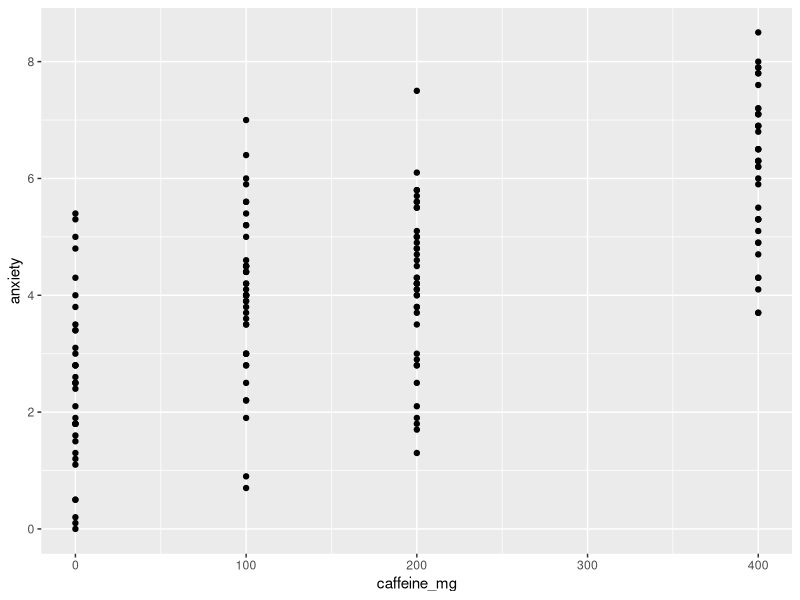
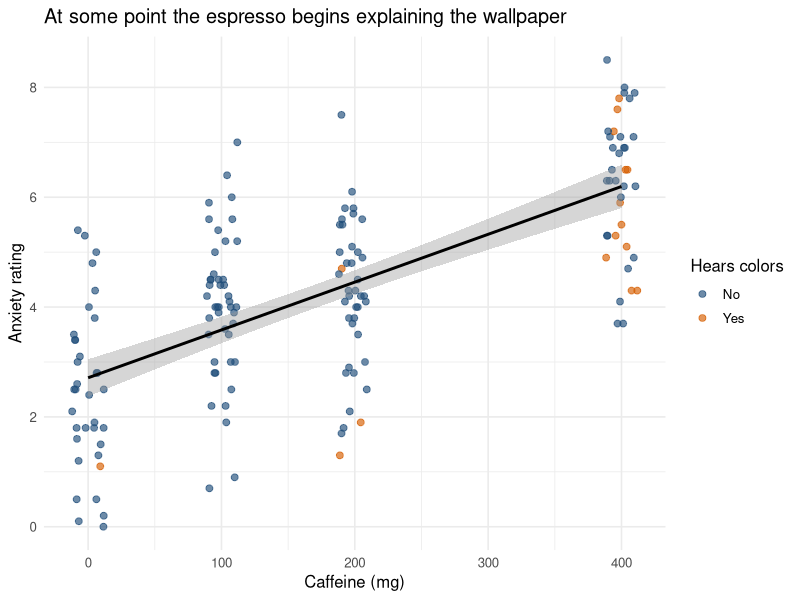
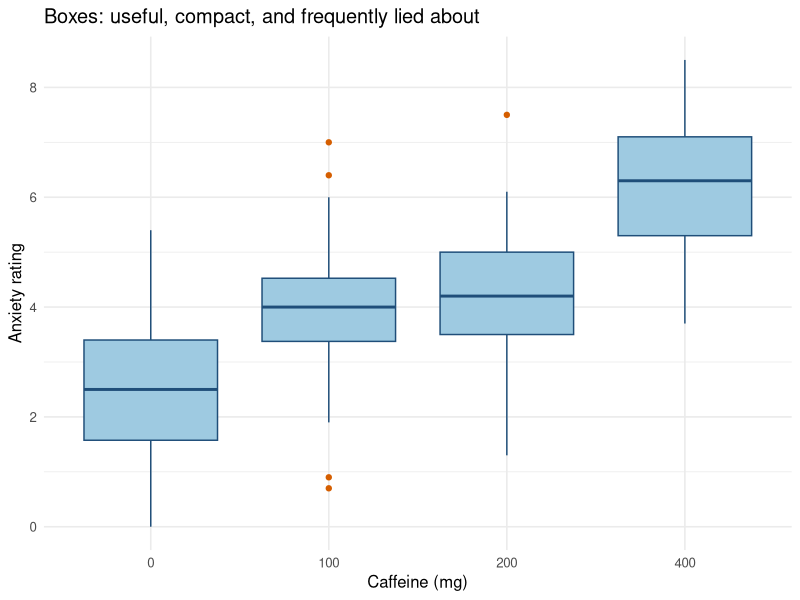
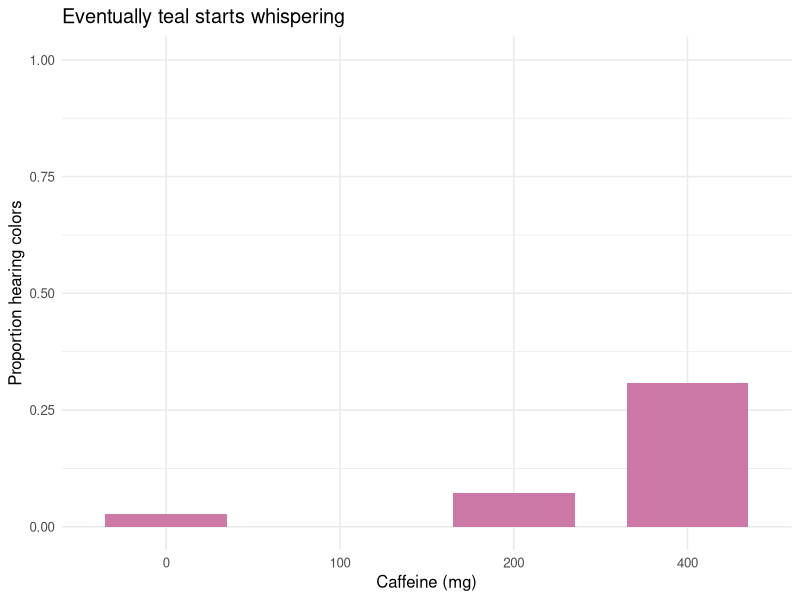
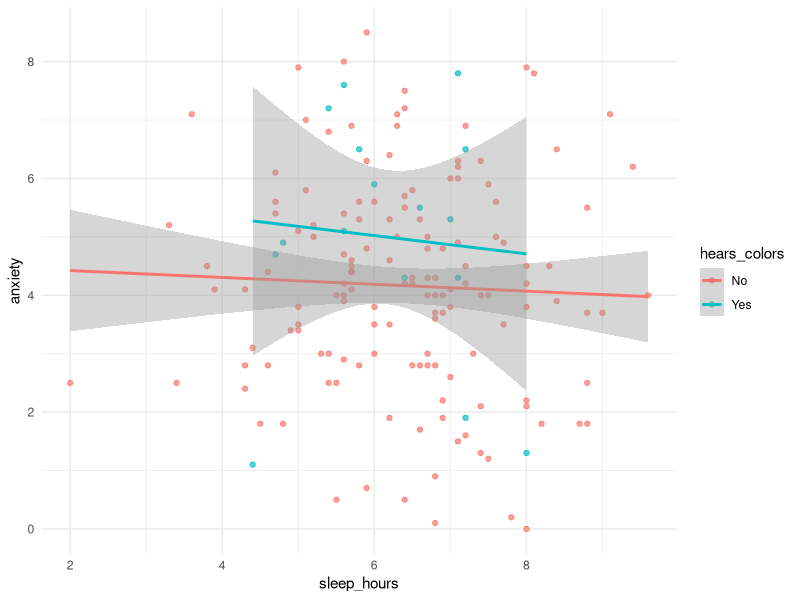

Write the R code that produced these figures, in order.
## ---- chunk 1
#| label: setup
#| include: false
knitr::opts_chunk$set(
  echo = TRUE,
  message = FALSE,
  warning = FALSE,
  fig.align = "center",
  fig.width = 7,
  fig.height = 4.5
)
## ---- chunk 2
#| label: load-packages
library(dplyr)
library(ggplot2)
## ---- chunk 3
#| label: simulate-caffeine-data
set.seed(343)

n_students <- 160

lab_students <- data.frame(
  student_id = seq_len(n_students),
  caffeine_mg = sample(c(0, 100, 200, 400), n_students, replace = TRUE),
  sleep_hours = round(pmin(10, pmax(2, rnorm(n_students, 6.2, 1.4))), 1),
  group_project_hatred = sample(1:10, n_students, replace = TRUE)
)

color_probability <- plogis(
  -4 + .010 * lab_students$caffeine_mg - .20 * (lab_students$sleep_hours - 6)
)

lab_students$hears_colors <- factor(
  ifelse(rbinom(n_students, 1, color_probability) == 1, "Yes", "No"),
  levels = c("No", "Yes")
)

lab_students$anxiety <- round(pmin(
  10,
  pmax(
    0,
    4 + .009 * lab_students$caffeine_mg -
      .30 * lab_students$sleep_hours +
      .12 * lab_students$group_project_hatred +
      rnorm(n_students, 0, 1.2)
  )
), 1)

head(lab_students)
## ---- chunk 4
#| label: inspect-data
dim(lab_students)
names(lab_students)
str(lab_students)
summary(lab_students)
## ---- chunk 5
#| label: pipe-head
lab_students |>
  head(3)
## ---- chunk 6
#| label: pipe-chain
lab_students |>
  filter(caffeine_mg >= 200) |>
  select(student_id, caffeine_mg, anxiety, hears_colors) |>
  head()
## ---- chunk 7
#| label: select-keep
small_data <- lab_students |>
  select(student_id, caffeine_mg, sleep_hours, anxiety)

head(small_data)
## ---- chunk 8
#| label: select-drop
lab_students |>
  select(-student_id) |>
  head()
## ---- chunk 9
#| label: filter-yes
chromatic_students <- lab_students |>
  filter(hears_colors == "Yes")

nrow(chromatic_students)
## ---- chunk 10
#| label: filter-and
lab_students |>
  filter(caffeine_mg >= 200 & sleep_hours < 6) |>
  head()
## ---- chunk 11
#| label: mutate-columns
lab_students <- lab_students |>
  mutate(
    caffeine_per_hour_sleep = caffeine_mg / sleep_hours,
    extremely_caffeinated = caffeine_mg >= 400
  )

head(lab_students)
## ---- chunk 12
#| label: arrange-rows
lab_students |>
  arrange(desc(anxiety)) |>
  select(student_id, caffeine_mg, sleep_hours, anxiety) |>
  head(10)
## ---- chunk 13
#| label: summarise-all
lab_students |>
  summarise(
    n = n(),
    mean_anxiety = mean(anxiety),
    sd_anxiety = sd(anxiety),
    median_sleep = median(sleep_hours),
    proportion_hearing_colors = mean(hears_colors == "Yes")
  )
## ---- chunk 14
#| label: group-summarise
caffeine_summary <- lab_students |>
  group_by(caffeine_mg) |>
  summarise(
    n = n(),
    mean_anxiety = mean(anxiety),
    sd_anxiety = sd(anxiety),
    mean_sleep = mean(sleep_hours),
    proportion_hearing_colors = mean(hears_colors == "Yes"),
    .groups = "drop"
  )

caffeine_summary
## ---- chunk 15
#| label: count-table
lab_students |>
  count(caffeine_mg, hears_colors)
## ---- chunk 16
#| label: across-columns
lab_students |>
  group_by(caffeine_mg) |>
  summarise(
    across(
      c(sleep_hours, anxiety, group_project_hatred),
      list(mean = mean, sd = sd),
      .names = "{.col}_{.fn}"
    ),
    .groups = "drop"
  )
## ---- chunk 17
#| label: ggplot-basic
#| fig-alt: "A bare ggplot scatterplot of anxiety against caffeine, with the default grey panel and unedited axis labels caffeine_mg and anxiety. Because caffeine takes only four values, the points stack into four vertical stripes at 0, 100, 200 and 400, with nothing at 300. Each stripe climbs a little higher than the last."
ggplot(
  data = lab_students,
  mapping = aes(x = caffeine_mg, y = anxiety)
) +
  geom_point()
## ---- chunk 18
#| label: ggplot-scatter-model
#| fig-cap: "Anxiety across caffeine doses. Jitter separates students who otherwise occupy the same caffeine value."
#| fig-alt: "The same data with the four stripes fanned out by jitter, so individual students are visible instead of stacked. A black regression line with a narrow grey confidence band rises steadily from about 2.7 anxiety at zero caffeine to about 6.2 at 400 mg. Points are colored by whether the student hears colors: the orange Yes points are rare and cluster at the high-caffeine end, with only one at zero."
ggplot(lab_students, aes(x = caffeine_mg, y = anxiety, color = hears_colors)) +
  geom_jitter(width = 12, height = 0, alpha = .65, size = 2) +
  geom_smooth(method = "lm", se = TRUE, color = "black") +
  scale_color_manual(values = c("No" = "#1F4E79", "Yes" = "#D55E00")) +
  labs(
    x = "Caffeine (mg)",
    y = "Anxiety rating",
    color = "Hears colors",
    title = "At some point the espresso begins explaining the wallpaper"
  ) +
  theme_minimal(base_size = 12)
## ---- chunk 19
#| label: ggplot-boxplot
#| fig-cap: "Anxiety distributions at each caffeine dose."
#| fig-alt: "Four boxplots, one per caffeine dose, marching upward from left to right. Medians rise from about 2.5 at zero, to 4.0 at 100 mg, 4.2 at 200 mg, and 6.3 at 400 mg. The zero-caffeine box is the tallest and has long whiskers reaching from 0 to about 5.4; the higher doses have tighter boxes. Orange dots beyond the whiskers mark a handful of outlying students at 100 and 200 mg."
ggplot(lab_students, aes(x = factor(caffeine_mg), y = anxiety)) +
  geom_boxplot(fill = "#9ECAE1", color = "#1F4E79", outlier.color = "#D55E00") +
  labs(
    x = "Caffeine (mg)",
    y = "Anxiety rating",
    title = "Boxes: useful, compact, and frequently lied about"
  ) +
  theme_minimal(base_size = 12)
## ---- chunk 20
#| label: ggplot-summary-col
#| fig-cap: "Simulated proportion of students reporting chromatic audition by caffeine dose."
#| fig-alt: "Pink bars showing the proportion of students hearing colors at each caffeine dose, on a y axis fixed from 0 to 1. The bars are tiny at 0 mg (.03), grow to .07 at 200 mg, and jump to .31 at 400 mg. There is no bar at all at 100 mg, because in this simulated sample not one of the 44 students at that dose reported hearing colors, so the bar has height zero."
ggplot(caffeine_summary, aes(x = factor(caffeine_mg), y = proportion_hearing_colors)) +
  geom_col(fill = "#CC79A7", width = .70) +
  scale_y_continuous(limits = c(0, 1)) +
  labs(
    x = "Caffeine (mg)",
    y = "Proportion hearing colors",
    title = "Eventually teal starts whispering"
  ) +
  theme_minimal(base_size = 12)
## ---- chunk 21
#| label: compact-workflow
analysis_data <- lab_students |>
  filter(!is.na(anxiety)) |>
  mutate(caffeine_group = factor(caffeine_mg)) |>
  select(student_id, caffeine_group, sleep_hours, anxiety, hears_colors)

analysis_summary <- analysis_data |>
  group_by(caffeine_group) |>
  summarise(
    n = n(),
    mean = mean(anxiety),
    sd = sd(anxiety),
    .groups = "drop"
  )

analysis_summary
## ---- chunk 22
#| label: practice-solutions
#| fig-alt: "Solution scatterplot of anxiety against hours of sleep, points colored by whether the student hears colors, with a separate regression line and wide grey confidence band per group. Both lines are nearly flat, drifting down only slightly across the sleep range; the Yes group's line sits about a point higher but its band is very wide because there are few such students. Sleep does much less work here than caffeine did."
sleep_deprived_and_caffeinated <- lab_students |>
  filter(sleep_hours < 6, caffeine_mg >= 200)

practice_summary <- lab_students |>
  group_by(caffeine_mg) |>
  summarise(
    n = n(),
    median_anxiety = median(anxiety),
    iqr_anxiety = IQR(anxiety),
    proportion_hearing_colors = mean(hears_colors == "Yes"),
    .groups = "drop"
  )

ggplot(lab_students, aes(x = sleep_hours, y = anxiety, color = hears_colors)) +
  geom_point(alpha = .70) +
  geom_smooth(method = "lm", se = TRUE) +
  theme_minimal()

most_concerning_students <- lab_students |>
  arrange(desc(caffeine_per_hour_sleep)) |>
  select(student_id, caffeine_mg, sleep_hours, caffeine_per_hour_sleep) |>
  head(10)

practice_summary
most_concerning_students
